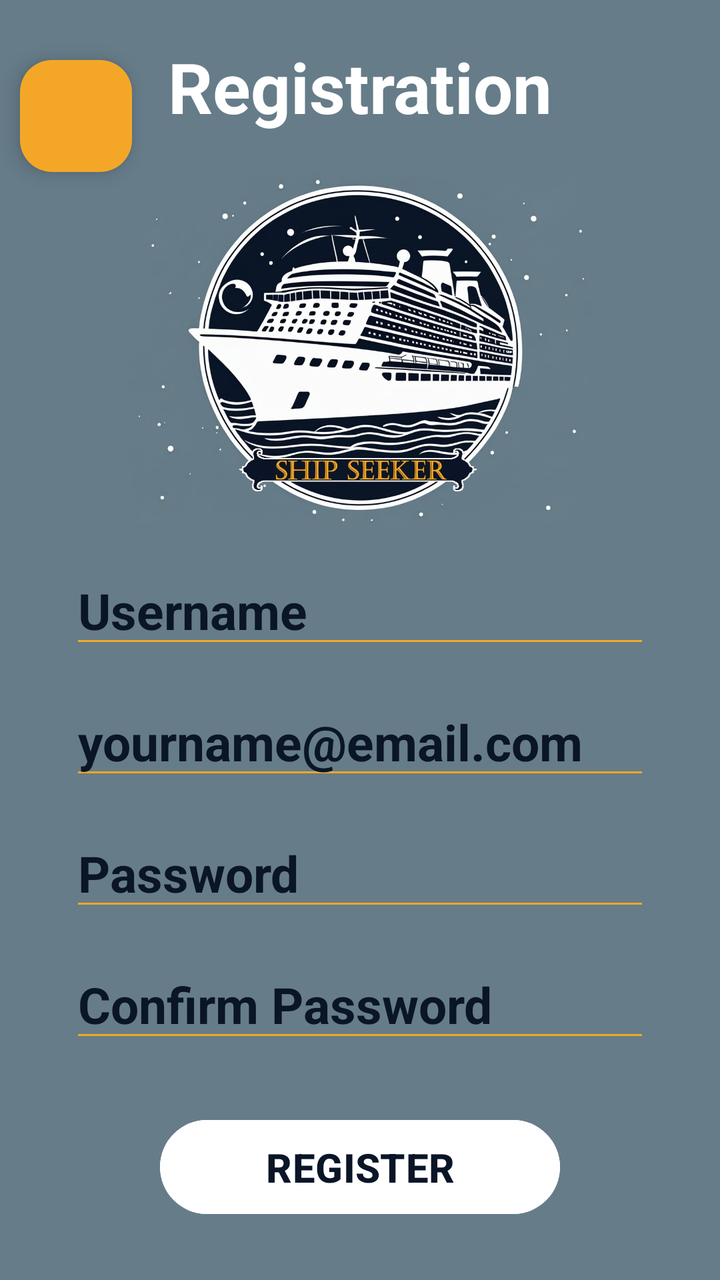
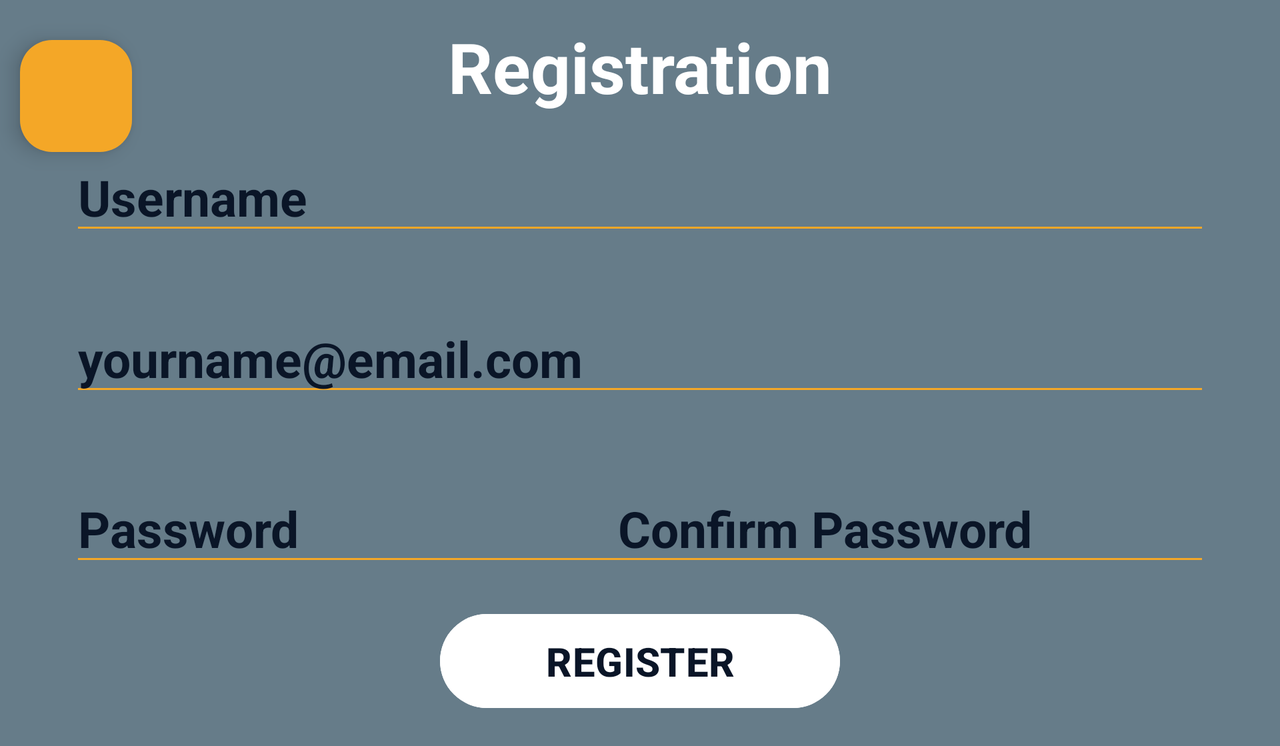

Compare how this app lays out the same screen by default and in its alternative resource folder. The renders come first, then the two layout files and the values they reference.
<!-- AndroidManifest.xml: application theme Base -->
<!-- res/layout/register.xml -->
<?xml version="1.0" encoding="utf-8"?>
<ScrollView xmlns:android="http://schemas.android.com/apk/res/android"
    android:layout_width="match_parent"
    android:layout_height="match_parent"
    android:fillViewport="true"
    android:scrollbarTrackVertical="@color/white"
    android:scrollbars="vertical">

    <androidx.constraintlayout.widget.ConstraintLayout xmlns:app="http://schemas.android.com/apk/res-auto"
        xmlns:tools="http://schemas.android.com/tools"
        android:id="@+id/main"
        android:layout_width="match_parent"
        android:layout_height="0dp"
        android:background="@color/background"
        tools:context=".MainActivity">

        <Button
            android:id="@+id/register_button"
            android:layout_width="200dp"
            android:layout_height="55dp"
            android:layout_marginBottom="29dp"
            android:onClick="register"
            android:text="@string/register"
            android:textColor="@color/dark_blue"
            android:theme="@style/WhiteBtn"
            app:layout_constraintBottom_toBottomOf="parent"
            app:layout_constraintEnd_toEndOf="parent"
            app:layout_constraintStart_toStartOf="parent"
            app:rippleColor="@color/gold" />

        <TextView
            android:id="@+id/title"
            android:layout_width="wrap_content"
            android:layout_height="wrap_content"
            android:layout_marginTop="20dp"
            android:text="@string/registration"
            android:textColor="@color/white"
            android:textSize="35sp"
            android:textStyle="bold"
            app:layout_constraintEnd_toEndOf="parent"
            app:layout_constraintStart_toStartOf="parent"
            app:layout_constraintTop_toTopOf="parent" />

        <ImageView
            android:id="@+id/logo"
            android:layout_width="0dp"
            android:layout_height="0dp"
            android:layout_marginStart="30dp"
            android:layout_marginTop="15dp"
            android:layout_marginEnd="30dp"
            android:layout_marginBottom="10dp"
            android:contentDescription="@string/app_name"
            app:layout_constraintBottom_toTopOf="@+id/username"
            app:layout_constraintEnd_toEndOf="parent"
            app:layout_constraintHorizontal_bias="1.0"
            app:layout_constraintStart_toStartOf="parent"
            app:layout_constraintTop_toBottomOf="@+id/title"
            app:srcCompat="@drawable/logo" />

        <EditText
            android:id="@+id/username"
            android:layout_width="match_parent"
            android:layout_height="wrap_content"
            android:layout_marginStart="35dp"
            android:layout_marginEnd="35dp"
            android:layout_marginBottom="15dp"
            android:autofillHints="username"
            android:backgroundTint="@color/gold"
            android:ems="10"
            android:hint="@string/username"
            android:inputType="text"
            android:textColor="@color/white"
            android:textColorHint="@color/dark_blue"
            android:textColorLink="@color/black"
            android:textCursorDrawable="@color/white"
            android:textSize="25sp"
            android:textStyle="bold"
            app:layout_constraintBottom_toTopOf="@+id/email"
            app:layout_constraintEnd_toEndOf="parent"
            app:layout_constraintStart_toStartOf="parent" />

        <EditText
            android:id="@+id/email"
            android:layout_width="match_parent"
            android:layout_height="wrap_content"
            android:layout_marginStart="35dp"
            android:layout_marginEnd="35dp"
            android:layout_marginBottom="15dp"
            android:autofillHints="emailAddress"
            android:backgroundTint="@color/gold"
            android:ems="10"
            android:hint="@string/email_example"
            android:inputType="textEmailAddress"
            android:textColor="@color/white"
            android:textColorHint="@color/dark_blue"
            android:textColorLink="@color/black"
            android:textCursorDrawable="@color/white"
            android:textSize="25sp"
            android:textStyle="bold"
            app:layout_constraintBottom_toTopOf="@+id/password"
            app:layout_constraintEnd_toEndOf="parent"
            app:layout_constraintStart_toStartOf="parent" />

        <EditText
            android:id="@+id/password"
            android:layout_width="match_parent"
            android:layout_height="wrap_content"
            android:layout_marginStart="35dp"
            android:layout_marginEnd="35dp"
            android:layout_marginBottom="15dp"
            android:autofillHints="password"
            android:backgroundTint="@color/gold"
            android:ems="10"
            android:hint="@string/password"
            android:inputType="textPassword"
            android:textColor="@color/white"
            android:textColorHint="@color/dark_blue"
            android:textColorLink="@color/black"
            android:textCursorDrawable="@color/white"
            android:textSize="25sp"
            android:textStyle="bold"
            app:layout_constraintBottom_toTopOf="@+id/confirmPassword"
            app:layout_constraintEnd_toEndOf="parent"
            app:layout_constraintStart_toStartOf="parent" />

        <EditText
            android:id="@+id/confirmPassword"
            android:layout_width="match_parent"
            android:layout_height="wrap_content"
            android:layout_marginStart="35dp"
            android:layout_marginEnd="35dp"
            android:layout_marginBottom="30dp"
            android:autofillHints="password"
            android:backgroundTint="@color/gold"
            android:ems="10"
            android:hint="@string/confirm_password"
            android:inputType="textPassword"
            android:textColor="@color/white"
            android:textColorHint="@color/dark_blue"
            android:textColorLink="@color/black"
            android:textCursorDrawable="@color/white"
            android:textSize="25sp"
            android:textStyle="bold"
            app:layout_constraintBottom_toTopOf="@id/register_button"
            app:layout_constraintEnd_toEndOf="parent"
            app:layout_constraintHorizontal_bias="0.0"
            app:layout_constraintStart_toStartOf="parent" />

        <com.google.android.material.floatingactionbutton.FloatingActionButton
            android:id="@+id/goBack"
            android:layout_width="wrap_content"
            android:layout_height="wrap_content"
            android:layout_marginStart="10dp"
            android:layout_marginTop="30dp"
            android:clickable="true"
            android:contentDescription="@string/go_back_to_previous_page"
            android:focusable="true"
            android:onClick="closeRegister"
            app:backgroundTint="@color/gold"
            app:layout_constraintStart_toStartOf="parent"
            app:layout_constraintTop_toTopOf="parent"
            app:rippleColor="@color/white"
            app:srcCompat="@drawable/baseline_arrow_back_24" />


    </androidx.constraintlayout.widget.ConstraintLayout>
</ScrollView>
<!-- resources referenced by this layout -->
<resources>
  <color name="background">#667C89</color>
  <color name="black">#FF000000</color>
  <color name="dark_blue">#0A1527</color>
  <color name="gold">#F4A727</color>
  <color name="white">#FFFFFFFF</color>
  <!-- drawable logo: jpg bitmap (drawable, 204624 bytes) -->
  <string name="app_name">ShipSeeker</string>
  <string name="confirm_password">Confirm Password</string>
  <string name="email_example">yourname@email.com</string>
  <string name="go_back_to_previous_page">Go back to previous page</string>
  <string name="password">Password</string>
  <string name="register">Register</string>
  <string name="registration">Registration</string>
  <string name="username">Username</string>
  <style name="WhiteBtn" parent="Widget.AppCompat.Button">
          <item name="android:backgroundTint">@color/white</item>
          <item name="android:textAllCaps">true</item>
          <item name="android:textSize">20sp</item>
          <item name="android:textStyle">bold</item>
      </style>
  <style name="Base" parent="Theme.Material3.DayNight.NoActionBar">
          <item name="colorAccent">@color/gold</item>
      </style>
</resources>
<!-- res/layout-land/register.xml (the repository's variant of the layout above) -->
<!-- drawn on the phone turned sideways -->
<?xml version="1.0" encoding="utf-8"?>
<ScrollView xmlns:android="http://schemas.android.com/apk/res/android"
    xmlns:app="http://schemas.android.com/apk/res-auto"
    xmlns:tools="http://schemas.android.com/tools"
    android:layout_width="match_parent"
    android:layout_height="match_parent"
    android:fillViewport="true"
    android:scrollbarTrackVertical="@color/white"
    android:scrollbars="vertical">

    <androidx.constraintlayout.widget.ConstraintLayout
        android:id="@+id/main"
        android:layout_width="match_parent"
        android:layout_height="0dp"
        android:background="@color/background"
        tools:context=".MenuActivity">

        <Button
            android:id="@+id/register_button"
            android:layout_width="200dp"
            android:layout_height="55dp"
            android:layout_marginBottom="15dp"
            android:onClick="register"
            android:text="@string/register"
            android:textColor="@color/dark_blue"
            android:theme="@style/WhiteBtn"
            app:layout_constraintBottom_toBottomOf="parent"
            app:layout_constraintEnd_toEndOf="parent"
            app:layout_constraintStart_toStartOf="parent"
            app:rippleColor="@color/gold" />

        <TextView
            android:id="@+id/title"
            android:layout_width="wrap_content"
            android:layout_height="wrap_content"
            android:layout_marginTop="10dp"
            android:text="@string/registration"
            android:textColor="@color/white"
            android:textSize="35sp"
            android:textStyle="bold"
            app:layout_constraintEnd_toEndOf="parent"
            app:layout_constraintStart_toStartOf="parent"
            app:layout_constraintTop_toTopOf="parent" />

        <EditText
            android:id="@+id/username"
            android:layout_width="match_parent"
            android:layout_height="wrap_content"
            android:layout_marginStart="35dp"
            android:layout_marginTop="15dp"
            android:layout_marginEnd="35dp"
            android:layout_marginBottom="30dp"
            android:autofillHints="username"
            android:backgroundTint="@color/gold"
            android:ems="10"
            android:hint="@string/username"
            android:inputType="text"
            android:textColor="@color/white"
            android:textColorHint="@color/dark_blue"
            android:textColorLink="@color/black"
            android:textCursorDrawable="@color/white"
            android:textSize="25sp"
            android:textStyle="bold"
            app:layout_constraintBottom_toTopOf="@+id/email"
            app:layout_constraintEnd_toEndOf="parent"
            app:layout_constraintStart_toStartOf="parent"
            app:layout_constraintTop_toBottomOf="@+id/title"
            app:layout_constraintVertical_bias="1.0" />

        <EditText
            android:id="@+id/email"
            android:layout_width="match_parent"
            android:layout_height="wrap_content"
            android:layout_marginStart="35dp"
            android:layout_marginEnd="35dp"
            android:layout_marginBottom="100dp"
            android:autofillHints="emailAddress"
            android:backgroundTint="@color/gold"
            android:ems="10"
            android:hint="@string/email_example"
            android:inputType="textEmailAddress"
            android:textColor="@color/white"
            android:textColorHint="@color/dark_blue"
            android:textColorLink="@color/black"
            android:textCursorDrawable="@color/white"
            android:textSize="25sp"
            android:textStyle="bold"
            app:layout_constraintBottom_toTopOf="@+id/register_button"
            app:layout_constraintEnd_toEndOf="parent"
            app:layout_constraintStart_toStartOf="parent" />

        <EditText
            android:id="@+id/password"
            android:layout_width="300dp"
            android:layout_height="wrap_content"
            android:layout_marginStart="35dp"
            android:layout_marginTop="15dp"
            android:layout_marginBottom="15dp"
            android:autofillHints="password"
            android:backgroundTint="@color/gold"
            android:ems="10"
            android:hint="@string/password"
            android:inputType="textPassword"
            android:textColor="@color/white"
            android:textColorHint="@color/dark_blue"
            android:textColorLink="@color/black"
            android:textCursorDrawable="@color/white"
            android:textSize="25sp"
            android:textStyle="bold"
            app:layout_constraintBottom_toTopOf="@+id/register_button"
            app:layout_constraintEnd_toEndOf="parent"
            app:layout_constraintHorizontal_bias="0.0"
            app:layout_constraintStart_toStartOf="parent"
            app:layout_constraintTop_toBottomOf="@+id/email"
            app:layout_constraintVertical_bias="1.0" />

        <EditText
            android:id="@+id/confirmPassword"
            android:layout_width="300dp"
            android:layout_height="wrap_content"
            android:layout_marginTop="15dp"
            android:layout_marginEnd="35dp"
            android:layout_marginBottom="15dp"
            android:autofillHints="password"
            android:backgroundTint="@color/gold"
            android:ems="10"
            android:hint="@string/confirm_password"
            android:inputType="textPassword"
            android:textColor="@color/white"
            android:textColorHint="@color/dark_blue"
            android:textColorLink="@color/black"
            android:textCursorDrawable="@color/white"
            android:textSize="25sp"
            android:textStyle="bold"
            app:layout_constraintBottom_toTopOf="@id/register_button"
            app:layout_constraintEnd_toEndOf="parent"
            app:layout_constraintHorizontal_bias="1.0"
            app:layout_constraintStart_toStartOf="parent"
            app:layout_constraintTop_toBottomOf="@+id/email"
            app:layout_constraintVertical_bias="1.0" />

        <com.google.android.material.floatingactionbutton.FloatingActionButton
            android:id="@+id/goBack"
            android:layout_width="wrap_content"
            android:layout_height="wrap_content"
            android:layout_marginStart="10dp"
            android:layout_marginTop="20dp"
            android:clickable="true"
            android:contentDescription="@string/go_back_to_previous_page"
            android:focusable="true"
            android:onClick="closeRegister"
            app:backgroundTint="@color/gold"
            app:layout_constraintStart_toStartOf="parent"
            app:layout_constraintTop_toTopOf="parent"
            app:rippleColor="@color/white"
            app:srcCompat="@drawable/baseline_arrow_back_24" />


    </androidx.constraintlayout.widget.ConstraintLayout>
</ScrollView>
<!-- resources referenced by the variant -->
<!-- as the phone turned sideways resolves them -->
<resources>
  <color name="background">#667C89</color>
  <color name="black">#FF000000</color>
  <color name="dark_blue">#0A1527</color>
  <color name="gold">#F4A727</color>
  <color name="white">#FFFFFFFF</color>
  <string name="confirm_password">Confirm Password</string>
  <string name="email_example">yourname@email.com</string>
  <string name="go_back_to_previous_page">Go back to previous page</string>
  <string name="password">Password</string>
  <string name="register">Register</string>
  <string name="registration">Registration</string>
  <string name="username">Username</string>
  <style name="WhiteBtn" parent="Widget.AppCompat.Button">
          <item name="android:backgroundTint">@color/white</item>
          <item name="android:textAllCaps">true</item>
          <item name="android:textSize">20sp</item>
          <item name="android:textStyle">bold</item>
      </style>
  <style name="Base" parent="Theme.Material3.DayNight.NoActionBar">
          <item name="colorAccent">@color/gold</item>
      </style>
</resources>
